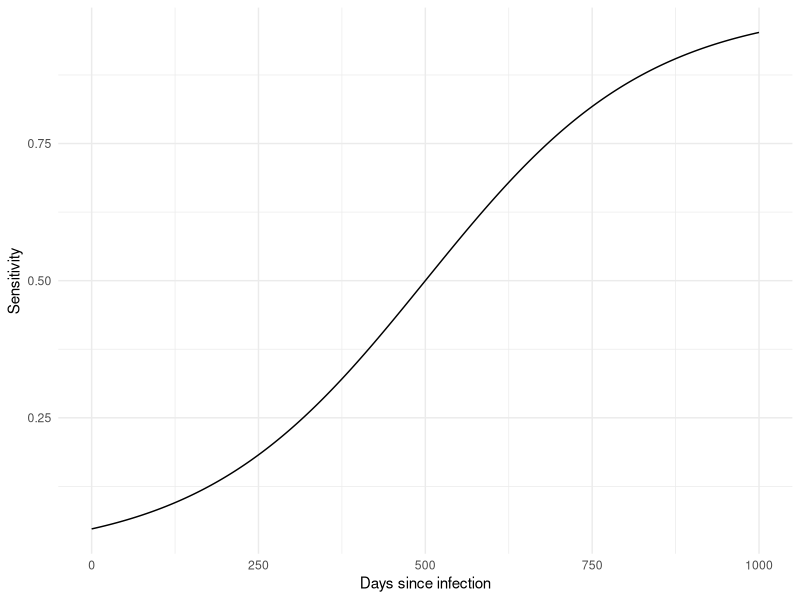

This figure's R source: (Note: this script raises an error after producing the figure.)
library(ggplot2)

# Define the logistic function
sensitivity_function <- function(x) {
  p <- 1 / (1 + exp(-0.006 * (x - 500)))
  return(p)
}

# Generate x values
x_values <- seq(0, 1000, length.out = 1000)

# Generate y values using the logistic function
y_values <- sensitivity_function(x_values)

# Plot the logistic function using ggplot
ggplot(data.frame(x = x_values, y = y_values), aes(x = x, y = y)) +
  geom_line() +
  labs(x = "Days since infection", y = "Sensitivity") +
  theme_minimal()

# Function to generate piecewise linear data
generate_piecewise_linear <- function(num_points, peak_x_mean, peak_x_sd, peak_y_mean, peak_y_sd, max_x_mean, max_x_sd) {
  
  # Duration
  duration <- rnorm(1, mean = max_x_mean, sd = max_x_sd)
  
  # Generate breakpoints
  breakpoints <- c(0, rnorm(1, mean = peak_x_mean, sd = peak_x_sd), duration)
  
  # Generate values
  values <- c(0, rnorm(1, mean = peak_y_mean, sd = peak_y_sd), 0)
  
  # Interpolate between breakpoints
  piecewise_linear <- function(x) {
    ifelse(x <= breakpoints[2], 
           values[1] + (values[2] - values[1]) / (breakpoints[2] - breakpoints[1]) * (x - breakpoints[1]), 
           values[2] + (values[3] - values[2]) / (breakpoints[3] - breakpoints[2]) * (x - breakpoints[2]))
  }
  
  # Generate x values
  x_values <- seq(0, duration, length.out = num_points)
  
  # Generate y values using the piecewise linear function
  y_values <- piecewise_linear(x_values)
  
  return(data.frame(x = x_values, y = y_values))
}

num_trajectories = 1000
num_points = 1000
peak_x_mean = 2.5
peak_x_sd = 1
peak_y_mean = 1000
peak_y_sd = 20
max_x_mean = 10
max_x_sd = 2

# Generate multiple trajectories
trajectories <- lapply(1:1000, function(i) {
  generate_piecewise_linear(num_points = 1000, peak_x_mean, peak_x_sd, peak_y_mean, peak_y_sd, max_x_mean, max_x_sd)
})

# Combine all trajectories into one data frame
trajectories <- do.call(rbind, lapply(1:length(trajectories), function(i) {
  cbind(trajectories[[i]], trajectory = i)
}))

# Plot using ggplot
ggplot(df, aes(x = x, y = y,group = trajectory)) +
  geom_line(alpha = 0.05) +
  ylim(0, 1200) +
  labs(x = "x", y = "y", title = "Multiple Piecewise Linear Curves")


# Function to simulate viral load trajectories with testing
simulate_testing <- function(trajectories, delay) {
  #browser()
  
  #integrate under the curve
  df_inf <- df %>% 
    group_by(trajectory) %>%
    summarise(area_all = sum(y))
  
  #probability of testing positive
  df$test_prob <- sensitivity_function(df$y)
  
  # Simulate testing
  testing_day <- delay
  
  # Apply one test per trajectory on testing day
  test_df <- df %>% 
    group_by(trajectory) %>%
    filter(x >= testing_day) %>%
    slice_min(x) %>% 
    rowwise() %>%
    mutate(result = rbinom(n(), 1, test_prob)) %>% 
    mutate(isolation_start = ifelse(result == 1, x, NA)) %>% 
    select(-x, - test_prob, -y)
  
  # Join df and test df 
 df_inf_test <- df %>% 
   left_join(test_df, by = c("trajectory")) %>% 
   group_by(trajectory) %>%
   filter(x >= isolation_start) %>%
   summarise(area_test = sum(y))
 
 # Calculate the prevention in infections due to testing and isolation
 df_res <- df_inf %>% 
   left_join(df_inf_test, by = "trajectory") %>% 
   mutate(inf_prevented = (area_all - area_test) / area_all) %>% 
   mutate(inf_prevented = ifelse(is.na(inf_prevented), 0, inf_prevented))
  
  return(df_res)
 
}

# Simulate viral load trajectories with testing and delays of 1, 2, and 3 days
data.frame(delay = c(c(1:7),Inf)) %>% 
  mutate(simulation = map(delay, ~simulate_testing(trajectories,
                                                   delay = .x)))%>% 
  unnest(simulation) %>% 
  ggplot(aes(x = factor(delay), y = 1-inf_prevented)) +
    geom_violin() +
    lims(y = c(0, 1)) +
    labs(x = "Delay (days)", y = "Transmission potential averted", title = "Effect of Testing and Isolation on Infection Prevention")



